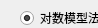
             <widget class="QWidget" name="page_11">
              <property name="geometry">
               <rect>
                <x>0</x>
                <y>0</y>
                <width>98</width>
                <height>28</height>
               </rect>
              </property>
              <attribute name="label">
               <string>预期寿命</string>
              </attribute>
              <widget class="QRadioButton" name="radioButton_83">
               <property name="geometry">
                <rect>
                 <x>20</x>
                 <y>10</y>
                 <width>161</width>
                 <height>16</height>
                </rect>
               </property>
               <property name="text">
                <string>对数模型法(系统提供数据)</string>
               </property>
               <property name="checked">
                <bool>true</bool>
               </property>
              </widget>
              <widget class="QRadioButton" name="radioButton_93">
               <property name="geometry">
                <rect>
                 <x>260</x>
                 <y>110</y>
                 <width>89</width>
                 <height>16</height>
                </rect>
               </property>
               <property name="text">
                <string>RadioButton</string>
               </property>
              </widget>
              <widget class="QRadioButton" name="radioButton_120">
               <property name="geometry">
                <rect>
                 <x>20</x>
                 <y>40</y>
                 <width>141</width>
                 <height>16</height>
                </rect>
               </property>
               <property name="text">
                <string>对数模型法(自行计算)</string>
               </property>
              </widget>
              <widget class="QRadioButton" name="radioButton_121">
               <property name="geometry">
                <rect>
                 <x>20</x>
                 <y>60</y>
                 <width>131</width>
                 <height>16</height>
                </rect>
               </property>
               <property name="text">
                <string>联合国法(自行计算)</string>
               </property>
              </widget>
              <widget class="QRadioButton" name="radioButton_122">
               <property name="geometry">
                <rect>
                 <x>20</x>
                 <y>80</y>
                 <width>171</width>
                 <height>16</height>
                </rect>
               </property>
               <property name="text">
                <string>逻辑斯蒂模型法(自行计算)</string>
               </property>
              </widget>
              <widget class="QRadioButton" name="radioButton_123">
               <property name="enabled">
                <bool>false</bool>
               </property>
               <property name="geometry">
                <rect>
                 <x>20</x>
                 <y>100</y>
                 <width>89</width>
                 <height>16</height>
                </rect>
               </property>
               <property name="text">
                <string>其他模型法</string>
               </property>
              </widget>
              <widget class="QComboBox" name="comboBox00">
               <property name="geometry">
                <rect>
                 <x>190</x>
                 <y>10</y>
                 <width>91</width>
                 <height>22</height>
                </rect>
               </property>
               <item>
                <property name="text">
                 <string>全国(整体)</string>
                </property>
               </item>
               <item>
                <property name="text">
                 <string>全国(分省合计)</string>
                </property>
               </item>
               <item>
                <property name="text">
                 <string>北京</string>
                </property>
               </item>
               <item>
                <property name="text">
                 <string>天津</string>
                </property>
               </item>
               <item>
                <property name="text">
                 <string>河北</string>
                </property>
               </item>
               <item>
                <property name="text">
                 <string>山西</string>
                </property>
               </item>
               <item>
                <property name="text">
                 <string>辽宁</string>
                </property>
               </item>
               <item>
                <property name="text">
                 <string>吉林</string>
                </property>
               </item>
               <item>
                <property name="text">
                 <string>黑龙江</string>
                </property>
               </item>
               <item>
                <property name="text">
                 <string>上海</string>
                </property>
               </item>
               <item>
                <property name="text">
                 <string>浙江</string>
                </property>
               </item>
               <item>
                <property name="text">
                 <string>安徽</string>
                </property>
               </item>
               <item>
                <property name="text">
                 <string>福建</string>
                </property>
               </item>
               <item>
                <property name="text">
                 <string>江西</string>
                </property>
               </item>
               <item>
                <property name="text">
                 <string>广西</string>
                </property>
               </item>
               <item>
                <property name="text">
                 <string>陕西</string>
                </property>
               </item>
               <item>
                <property name="text">
                 <string>海南</string>
                </property>
               </item>
               <item>
                <property name="text">
                 <string>四川</string>
                </property>
               </item>
               <item>
                <property name="text">
                 <string>贵州</string>
                </property>
               </item>
               <item>
                <property name="text">
                 <string>湖南</string>
                </property>
               </item>
               <item>
                <property name="text">
                 <string>河南</string>
                </property>
               </item>
               <item>
                <property name="text">
                 <string>广东</string>
                </property>
               </item>
               <item>
                <property name="text">
                 <string>湖北</string>
                </property>
               </item>
               <item>
                <property name="text">
                 <string>西藏</string>
                </property>
               </item>
               <item>
                <property name="text">
                 <string>重庆</string>
                </property>
               </item>
               <item>
                <property name="text">
                 <string>云南</string>
                </property>
               </item>
               <item>
                <property name="text">
                 <string>山东</string>
                </property>
               </item>
               <item>
                <property name="text">
                 <string>江苏</string>
                </property>
               </item>
               <item>
                <property name="text">
                 <string>内蒙古</string>
                </property>
               </item>
               <item>
                <property name="text">
                 <string>甘肃</string>
                </property>
               </item>
               <item>
                <property name="text">
                 <string>青海</string>
                </property>
               </item>
               <item>
                <property name="text">
                 <string>宁夏</string>
                </property>
               </item>
               <item>
                <property name="text">
                 <string>新疆</string>
                </property>
               </item>
              </widget>
             </widget>
